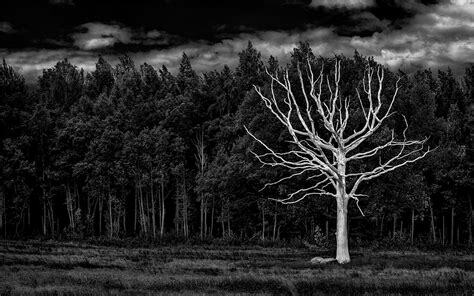
#> input picture images/th.JPEG, 474 x 296 px, found by its file name
$ python Thresholding2.py
#> lines starting #> are read from the running program, lines starting #| are printed output that depends on the picture; after the words box and inside, x2 and y2 are one past the last pixel; in counts of white or black regions, pixels touching at a corner belong together
import cv2 as cv

img = cv.imread('images/th.JPEG', 0)
#> img is the input picture: shape (296, 474); min 0, max 255, mean 37.7

_, th1 = cv.threshold(img, 50, 255, cv.THRESH_BINARY)
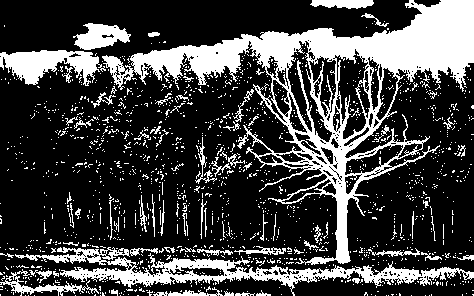
#> th1: shape (296, 474); 26.1% white; 1504 white regions (1431 under 20 px), largest, box (x1, y1, x2, y2) and area: (102, 0, 474, 265) 19684, (15, 247, 474, 296) 5524, (0, 50, 106, 86) 2067
_, th2 = cv.threshold(img, 200, 255, cv.THRESH_BINARY_INV)
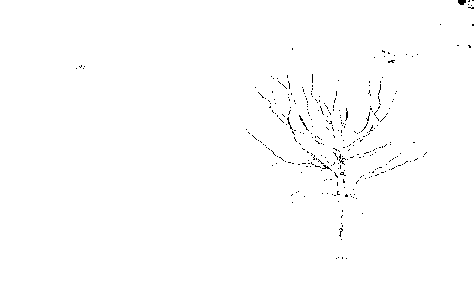
#> th2: shape (296, 474); 99.4% white; black in thin lines or dots, all inside (x1, y1, x2, y2) = (76, 0, 474, 259)
_, th3 = cv.threshold(img, 127, 255, cv.THRESH_TRUNC)
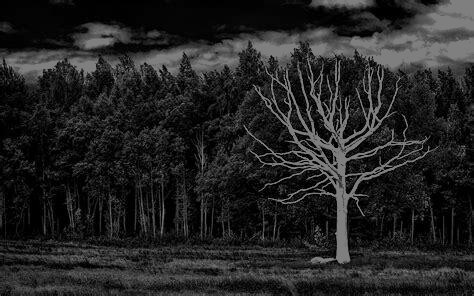
#> th3: shape (296, 474); min 0, max 127, mean 35.8
_, th4 = cv.threshold(img, 127, 255, cv.THRESH_TOZERO)
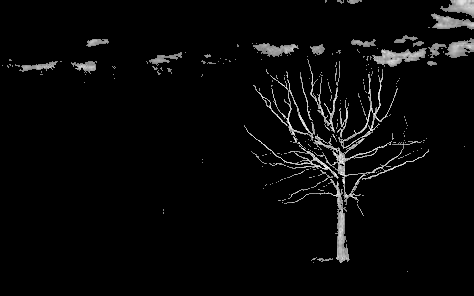
#> th4: shape (296, 474); min 0, max 255, mean 8.6
_, th5 = cv.threshold(img, 127, 255, cv.THRESH_TOZERO_INV)
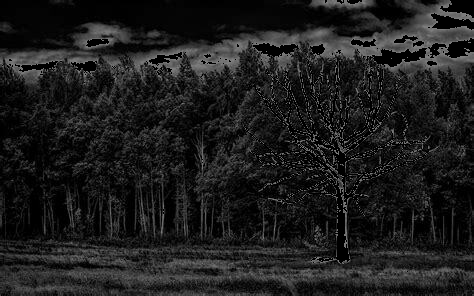
#> th5: shape (296, 474); min 0, max 127, mean 29.1

cv.imshow('img', img)
cv.waitKey(0)
cv.imshow('th1', th1)
cv.waitKey(0)
cv.imshow('th2', th2)
cv.waitKey(0)
cv.imshow('th3', th3)
cv.waitKey(0)
cv.imshow('th4', th4)
cv.waitKey(0)
cv.imshow('th5', th5)
cv.waitKey(0)
cv.destroyAllWindows()

$ run again, with images/dog.jpg copied over images/th.JPEG
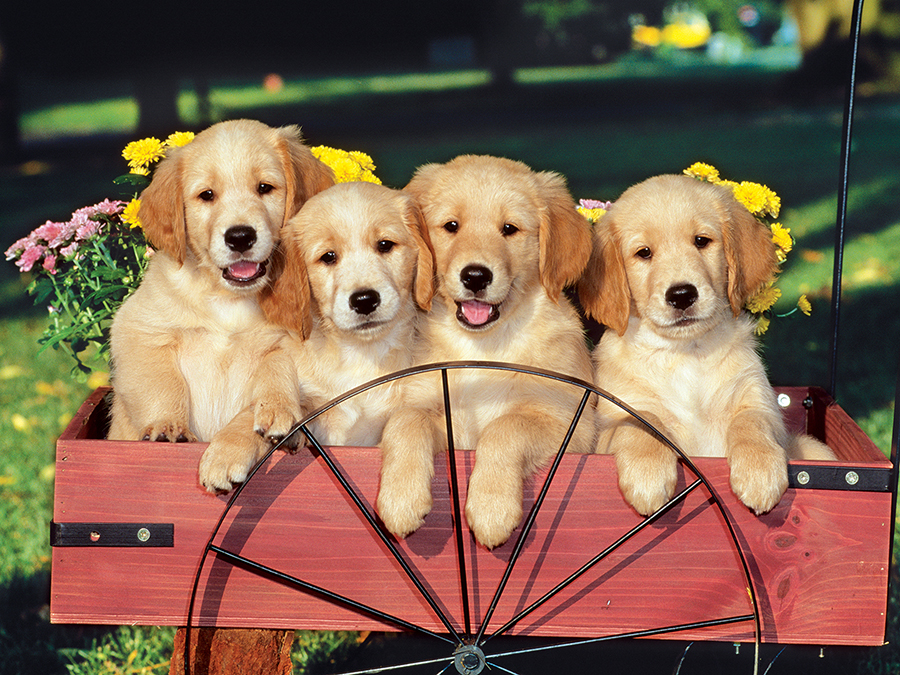
#> input picture images/dog.jpg, 900 x 675 px, found by its file name
#> `_, th1 = cv.threshold(img, 50, 255, cv.THRESH_BINARY)`:
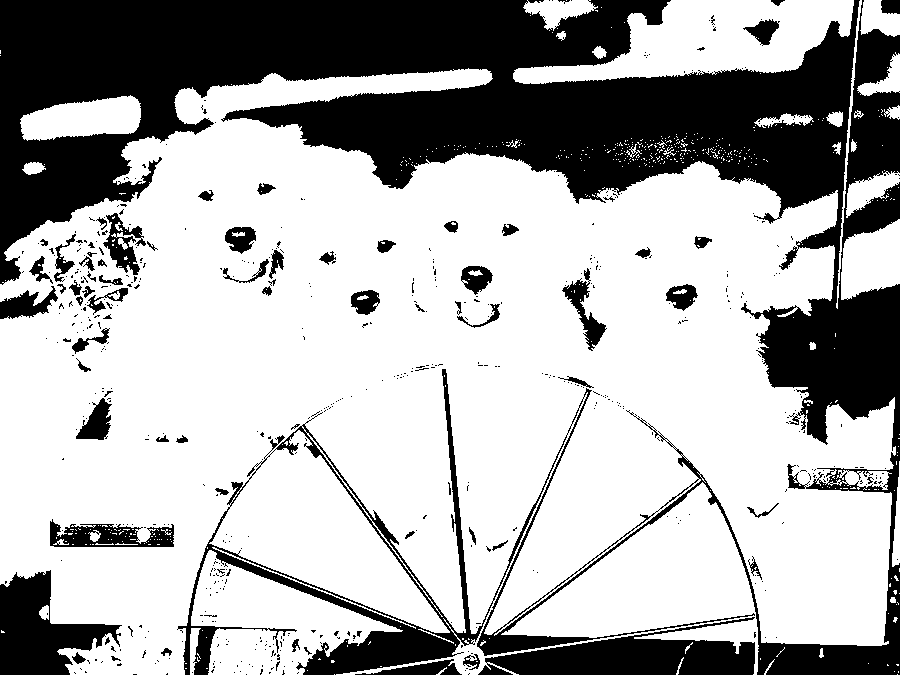
#> th1: shape (675, 900); 68% white; 577 black regions (507 under 20 px), largest, box (x1, y1, x2, y2) and area: (0, 0, 900, 675) 163665, (478, 617, 755, 675) 8454, (0, 570, 122, 675) 6660
#> th2: shape (675, 900); 88.8% white; 1159 black regions (1052 under 20 px), largest, box (x1, y1, x2, y2) and area: (111, 264, 274, 437) 11356, (600, 323, 756, 457) 10162, (294, 188, 396, 328) 4807
#> `_, th5 = cv.threshold(img, 127, 255, cv.THRESH_TOZERO_INV)`:
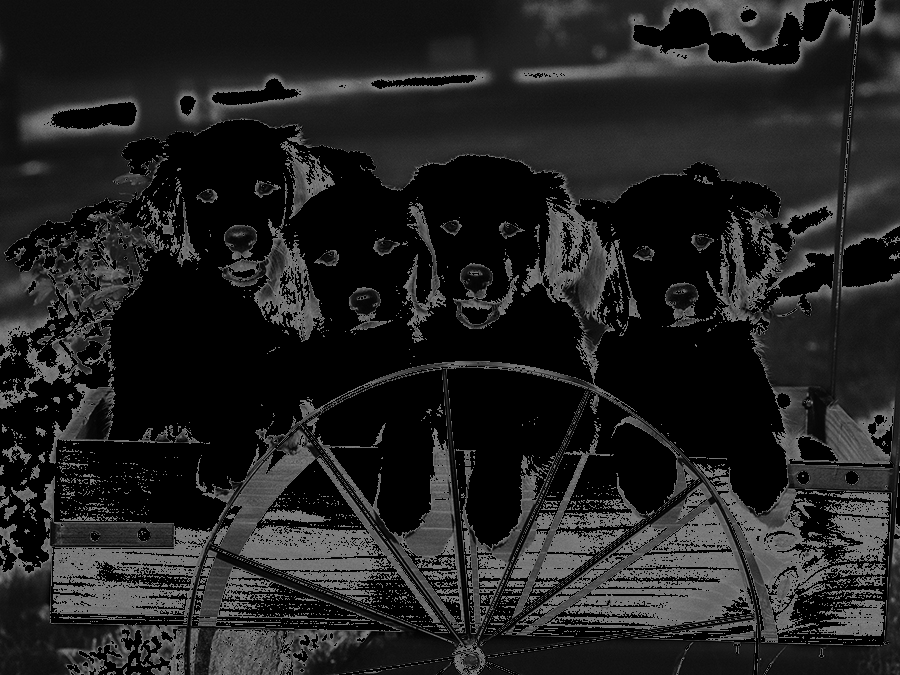
#> th5: shape (675, 900); min 0, max 127, mean 33.9

$ run again, with images/globe.jpg copied over images/th.JPEG
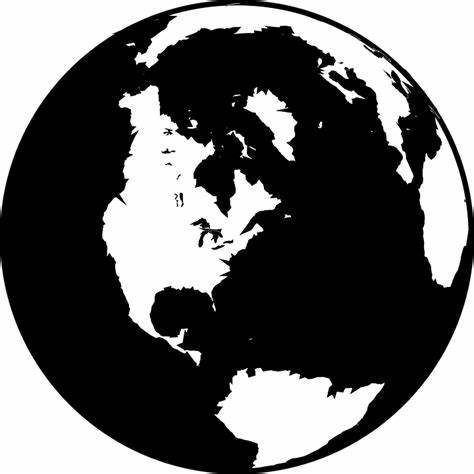
#> input picture images/globe.jpg, 474 x 474 px, found by its file name
#> img is the input picture: shape (474, 474); min 0, max 255, mean 106.5
#> `_, th1 = cv.threshold(img, 50, 255, cv.THRESH_BINARY)`:
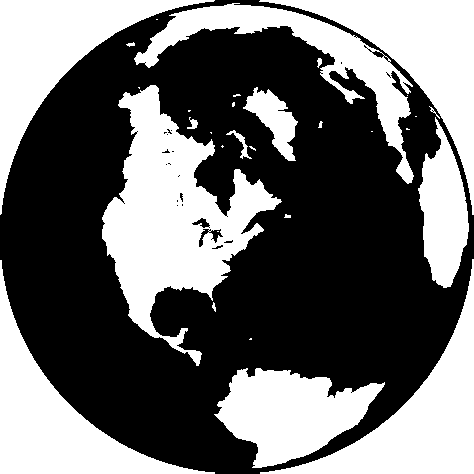
#> th1: shape (474, 474); 42.6% white; 31 white regions (14 under 20 px), largest, box (x1, y1, x2, y2) and area: (102, 85, 282, 366) 20538, (0, 0, 215, 215) 12150, (260, 259, 474, 474) 12149
#> th2: shape (474, 474); 59.2% white; 25 black regions (14 under 20 px), largest, box (x1, y1, x2, y2) and area: (103, 85, 281, 365) 19387, (266, 266, 474, 474) 11909, (0, 266, 208, 474) 11903
#> `_, th5 = cv.threshold(img, 127, 255, cv.THRESH_TOZERO_INV)`:
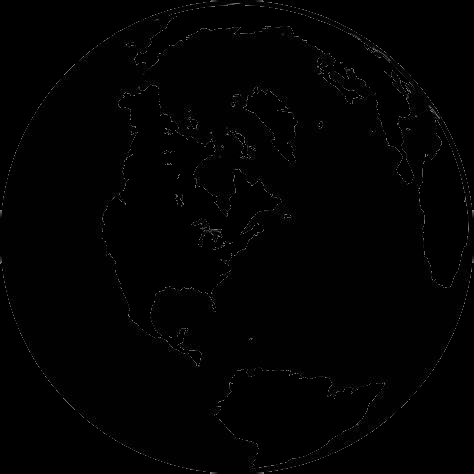
#> th5: shape (474, 474); min 0, max 127, mean 1.9
